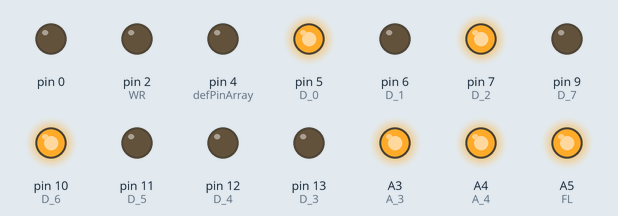
This sketch was run on a simulated Arduino Uno, built with avr-gcc and run on an emulated ATmega328P. Shown: output pins drawn as LEDs (lit = HIGH). Pins used as bus, display or sensor lines are not drawn.

Above: at 0.4 s.
Timing chart, 0 to 1.9 s (numbered marks = the images above):
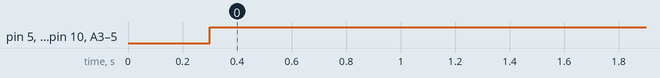

The sketch:

sketch.ino
```cpp
#define RST 8 //RESET pin (1), initializes the display
#define FL A5 /*FLASH pin (2),
low indicates an access to the Flash RAM and is
unaffected by the state of address lines
A_3 to A_4
*/
//ADDRESS INPUTS
#define A_0 A0 //(3) theses three A_0 - A_2 are for giving
#define A_1 A1 //(4) the location address in character RAM
#define A_2 A2 //(5) or Flash RAM, and UDC (user defined character)
		//RAM

#define A_3 A3 //(6) A_3 to A_4 are to select which
#define A_4 A4 //(10) section of memory is accessed
/*
	TABLE
FL	A_4	A_3	section of mem	A_0-2
0	X	X	flash RAM	Character Address
1	0	0	UDC Addr Reg	Don't care
1	0	1	UDC RAM		Row Address
1	1	0	Ctrl Word Reg.	Don't care
1	1	1	Character RAM	Character Address

*/
#define WR 2 /*WRITE pin (13),
Data is written into the display when the WR input is low
and the CE input is low.
*/
#define CE 3 /*CHIP ENABLE (14),
This input must be at a logic low to read or write data to the display
and must go high between each read and write cycle.
*/
#define RD 4 /*READ (19),
Data is read from the display when the RD input is low and the
CE input is low.
*/

//DATA BUS
//the Data bus is used to reat from or write to the display
#define D_0 5 //(20)
#define D_1 6 //(21)
#define D_2 7 //(25)
#define D_3 13 //(26)
#define D_4 12 //(27)
#define D_5 11 //(28)
#define D_6 10 //(29)
#define D_7 9 //(30)


//#sketch to drive a HDSP 8 character led display
//#

//array of the defined pin names/numbers
int defPinArray[] = {RST,FL,A_0,A_1,A_2,A_3,A_4,WR,CE,RD,D_0,D_1,D_2,D_3,D_4,D_5,D_6,D_7};


void setup()
{
    //setup the pins in defPinArray
    for(int i = 0; i < sizeof(defPinArray); i++){
	pinMode(defPinArray[i], OUTPUT);
    }

reset();

//stuff to go once to test

//write_char('H', 3);
//CE_switch();

}

void loop()
{
//reset();
write_char(B01000101, 0);
CE_switch();


}

void reset(){
    //resets chip
    digitalWrite(RST, LOW);
    digitalWrite(CE, HIGH);
    delay(300);
    digitalWrite(RST, HIGH);
    digitalWrite(CE, LOW);

}

void location(byte a){
    //address location in a RAM
    // 0 - 7 from byte a
    byte bits3[] = {A_0,A_2,A_3};
    //byte bits3[] = {A_3,A_2,A_1};
    for (byte y=0; y<2; ++y){
	if (a & (1<<y)){
	    //if it has a set val (1)
            digitalWrite(bits3[y], HIGH);
	}
	else{
	    digitalWrite(bits3[y], LOW);
	}
    }
}

void write_char(char c, byte loc){

    //write pin low to activate
    digitalWrite(WR, LOW);

    //put FL A_4 and A_3 HIGH
    digitalWrite(FL, HIGH);
    digitalWrite(A_4, HIGH);
    digitalWrite(A_3, HIGH);

    location(loc);

    //write D_7 low to use ascii code
    digitalWrite(D_7, LOW);

    //byte bits7[] = {D_6,D_5,D_4,D_3,D_2,D_1,D_0};
    byte bits7[] = {D_0,D_1,D_2,D_3,D_4,D_5,D_6};
    for (byte d=0; d<7; ++d){

        if (c & (1<<d)){
            digitalWrite(bits7[d], HIGH);
        } else {
            digitalWrite(bits7[d], LOW);
        }

    }


}

void flash_ram(){

    //make FL low
    digitalWrite(FL, LOW);

    //NOTE: incomplete

}

void CE_switch(){
    //switches the CE pin after a read/write cycle
    digitalWrite(CE, HIGH);
    digitalWrite(CE, LOW);
}
```

Measured:
- by itself, pin 5 (D_0), pin 7 (D_2), pin 10 (D_6), A3 (A_3), A4 (A_4), A5 (FL): LOW → HIGH at 0.30 s
